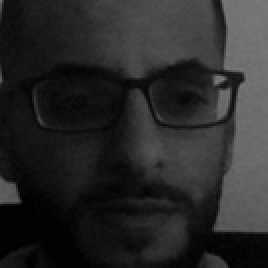
#> input picture project/FacialRecognition/dataset/Users/1_1.jpg, 134 x 134 px (shown 2 times larger); its folder holds 4 pictures in this run
$ python 02_face_training.py
#> lines starting #> are read from the running program, lines starting #| are printed output that depends on the picture
import cv2
import numpy as np
from PIL import Image
import os

path = 'dataset/Users'
recognizer = cv2.face.LBPHFaceRecognizer_create()
detector = cv2.CascadeClassifier("haarcascade_frontalface_default.xml")


# function to get the images and label data
def get_images_and_labels(path):
#> called with path = 'dataset/Users'
    width_d, height_d = 280, 280
    imagePaths = [os.path.join(path, f) for f in os.listdir(path)]
    faceSamples = []
    ids = []

    for imagePath in imagePaths:
        PIL_img = Image.open(imagePath).convert('L')  # convert it to grayscale
#> PIL_img is the input picture: PIL image 134x134 L; min 0, max 122, mean 40.7
        img_numpy = np.array(PIL_img, 'uint8')

        id = int(os.path.split(imagePath)[-1].split(".")[0].split("_")[0])
        faces = detector.detectMultiScale(img_numpy)
#> faces = [[12, 12, 115, 115]]

        for (x, y, w, h) in faces:
            face = img_numpy[y:y + h, x:x + w]
            cv2.resize(face, (width_d, height_d))
            faceSamples.append(face)
            ids.append(id)
#> this loop made 1 pass
#> pass 1, in get_images_and_labels, `face = img_numpy[y:y + h, x:x + w]`:
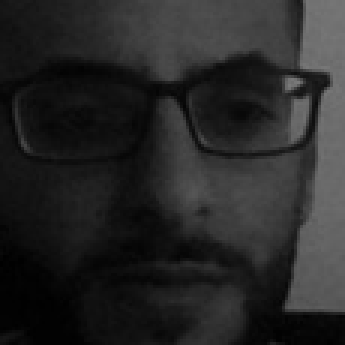
#> face: shape (115, 115) (shown 3 times larger); min 0, max 122, mean 38.6
#> after the loop, faceSamples = 1 item; ids = [1]
#> pass 2 of the loop in get_images_and_labels, `for imagePath in imagePaths:`:
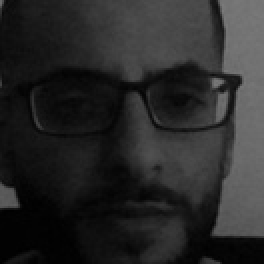
#> input picture project/FacialRecognition/dataset/Users/1_10.jpg, 132 x 132 px (shown 2 times larger)
#> in get_images_and_labels, PIL_img is the input picture: PIL image 132x132 L; min 0, max 122, mean 40.7
#> faces = [[9, 11, 115, 115]]
#> the loop in get_images_and_labels, `for (x, y, w, h) in faces:` made 1 pass
#> pass 1, in get_images_and_labels, `face = img_numpy[y:y + h, x:x + w]`:
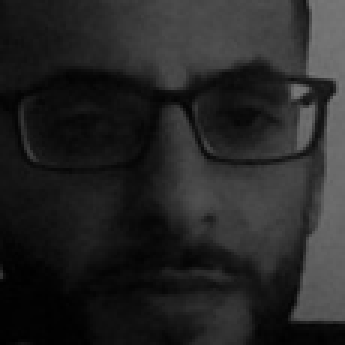
#> face: shape (115, 115) (shown 3 times larger); min 0, max 120, mean 37.4
#> after the loop in get_images_and_labels, `for (x, y, w, h) in faces:`: faceSamples = 2 items; ids = [1, 1]
#> pass 3 of the loop in get_images_and_labels, `for imagePath in imagePaths:`:
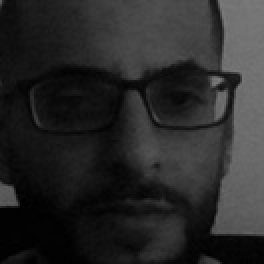
#> input picture project/FacialRecognition/dataset/Users/1_11.jpg, 132 x 132 px (shown 2 times larger)
#> in get_images_and_labels, PIL_img is the input picture: PIL image 132x132 L; min 0, max 123, mean 40.7
#> faces = [[12, 14, 112, 112]]
#> the loop in get_images_and_labels, `for (x, y, w, h) in faces:` made 1 pass
#> pass 1, in get_images_and_labels, `face = img_numpy[y:y + h, x:x + w]`:
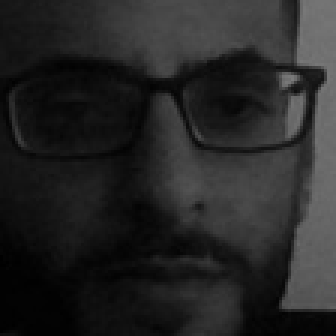
#> face: shape (112, 112) (shown 3 times larger); min 0, max 123, mean 37.6
#> after the loop in get_images_and_labels, `for (x, y, w, h) in faces:`: faceSamples = 3 items; ids = [1, 1, 1]
#> the loop made 4 passes; the first 3 are shown

    return faceSamples, ids


print("\n [INFO] Training faces. It will take a few seconds. Wait ...")
faces, ids = get_images_and_labels(path)
recognizer.train(faces, np.array(ids))

#> (the run stopped early here; a loop or call above may not have finished)
